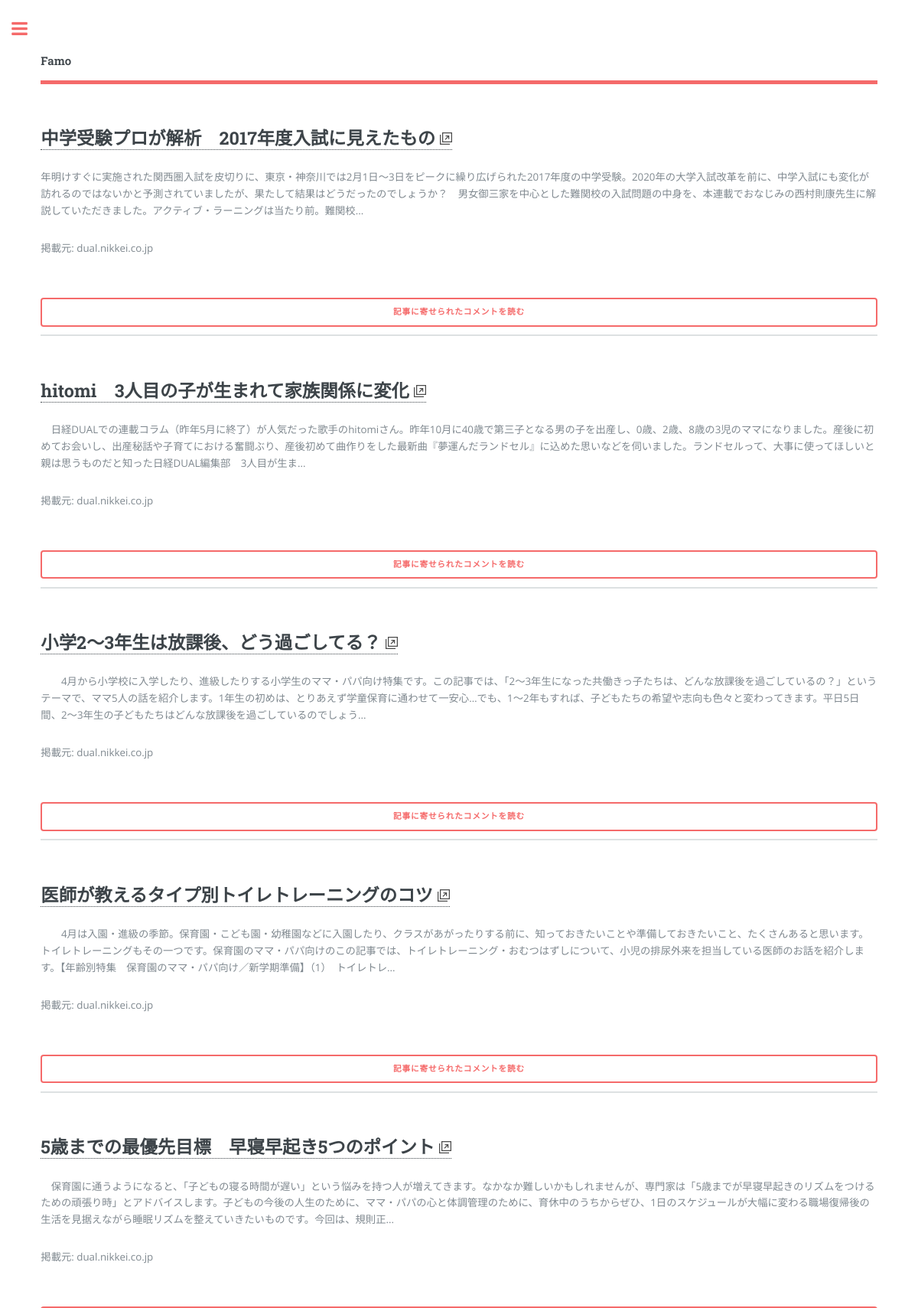
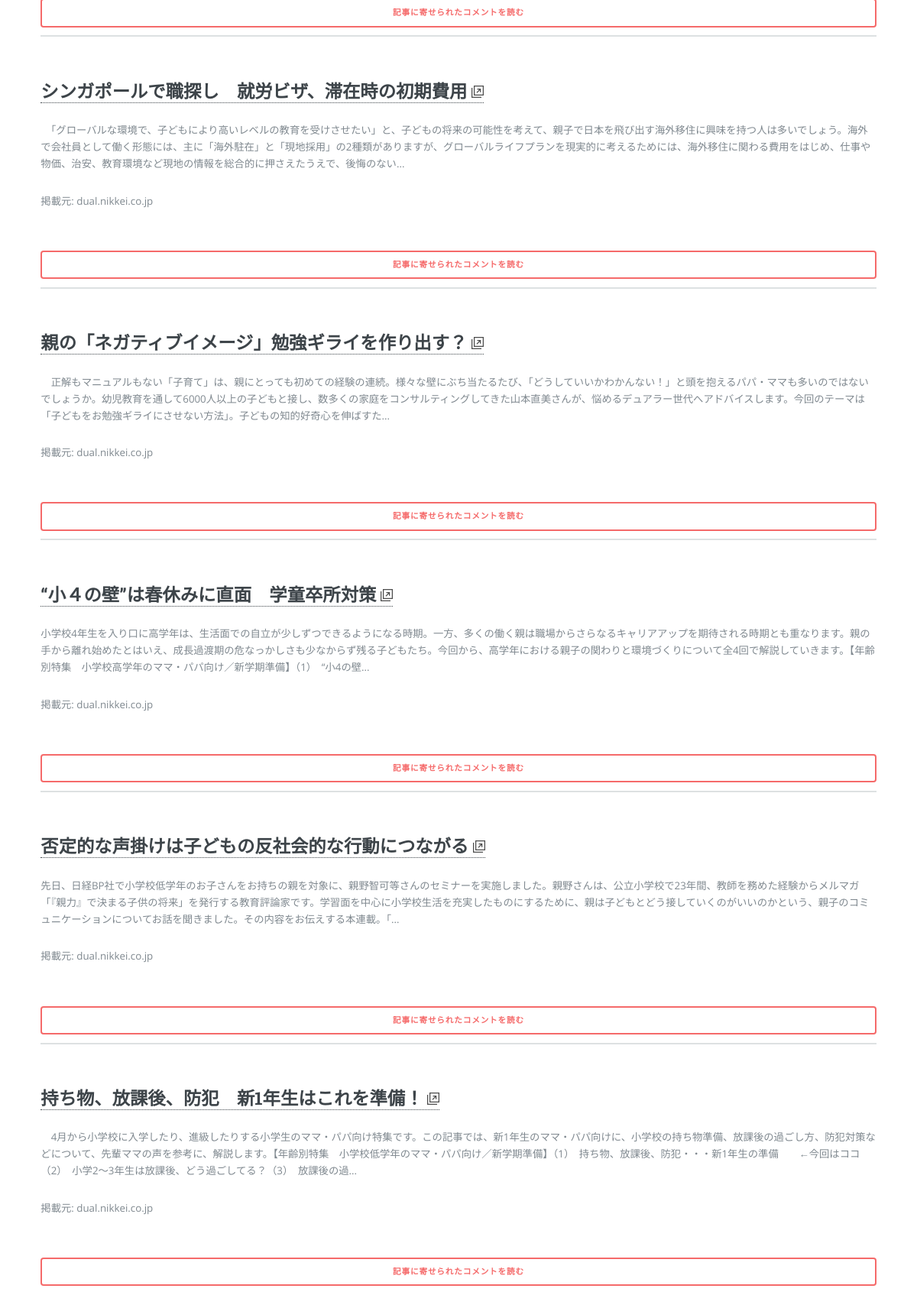
The page /articles/popular/ on the database its author committed (2 pictures, top to bottom).
### articles/models.py (models this page shows, shortened)
class Article(models.Model):
    def get_domain(self):
        return self.url.split('/')[0]
    title = models.CharField(default='', max_length=100)
    url = models.URLField(default='')
    preface = models.CharField(default='', max_length=300)
    img_url = models.URLField(null=True)
    hits = models.IntegerField(default=0)
    registered_date = models.DateTimeField(auto_now=True)

### articles/views.py (the view)
def popular(request):
    return render(request, 'articles/popular.html')

### articles/templatetags/articles_extras.py (called while the page is built)
@register.filter
def popular_articles(self, num, category=None):
    if category:
        return Article.objects.order_by('hits')[:num] # filter by categories.
    else:
        return Article.objects.order_by('hits')[:num]

@register.filter
def complete_url(url):
    return ''.join(['http://', url])

@register.inclusion_tag('articles/article_node.html')
def article_node(article):
    return {'article': article}

@register.inclusion_tag('articles/article_detail_button.html')
def article_detail_button(article):
    return {'article': article}

### commons/templatetags/commons_extras.py (called while the page is built)
@register.filter
def get_categories(num=30):
    return Category.objects.order_by('name')[:num]

@register.inclusion_tag('commons/search_form.html')
def search_form():
    search_form = SearchForm(prefix='search')
    return {'search_form': search_form}

### counsel/models.py (called while the page is built)
    def __str__(self):
        return self.name

### articles/templates/articles/popular.html
{% extends 'commons/base.html' %}
{% load articles_extras %}
{% block content %}
  {% for article in ''|popular_articles:10 %}
    {% article_node article %}
    {% article_detail_button article %}
  {% endfor %}
{% endblock content %}

### articles/templates/articles/article_node.html
{% load static %}
{% load articles_extras %}
<section id="article_{{ article.id }}">
  <h2><a href="{{ article.url|complete_url }}" target="_blank">{{ article.title }} <img src="{% static 'commons/images/external_link.png' %}"></a></h2>
  <p>{{ article.preface }}<p>
  <p>掲載元: {{ article.get_domain }}</p>
</section>

### articles/templates/articles/article_detail_button.html
{% load articles_extras %}
<a href="{% url 'articles:detail' article.id %}" class="button fit">記事に寄せられたコメントを読む</a>

### commons/static/commons/assets/css/main.css (style rules this page uses)
html, body, div, span, applet, object, iframe, h1, h2, h3, h4, h5, h6, p, blockquote, pre, a, abbr, acronym, address, big, cite, code, del, dfn, em, img, ins, kbd, q, s, samp, small, strike, strong, sub, sup, tt, var, b, u, i, center, dl, dt, dd, ol, ul, li, fieldset, form, label, legend, table, caption, tbody, tfoot, thead, tr, th, td, article, aside, canvas, details, embed, figure, figcaption, footer, header, hgroup, menu, nav, output, ruby, section, summary, time, mark, audio, video { margin: 0; padding: 0; border: 0; font-size: 100%; font: inherit; vertical-align: baseline; }
article, aside, details, figcaption, figure, footer, header, hgroup, menu, nav, section { display: block; }
body { line-height: 1; }
body { -webkit-text-size-adjust: none; }
*, *:before, *:after { -moz-box-sizing: border-box; -webkit-box-sizing: border-box; box-sizing: border-box; }
body { -ms-overflow-style: scrollbar; }
body { background: #ffffff; }
body, input, select, textarea { color: #7f888f; font-family: "Open Sans", sans-serif; font-size: 13pt; font-weight: 400; line-height: 1.65; }
@media screen and (max-width: 1680px) { body, input, select, textarea { font-size: 11pt; } }
@media screen and (max-width: 1280px) { body, input, select, textarea { font-size: 10pt; } }
a { -moz-transition: color 0.2s ease-in-out, border-bottom-color 0.2s ease-in-out; -webkit-transition: color 0.2s ease-in-out, border-bottom-color 0.2s ease-in-out; -ms-transition: color 0.2s ease-in-out, border-bottom-color 0.2s ease-in-out; transition: color 0.2s ease-in-out, border-bottom-color 0.2s ease-in-out; border-bottom: dotted 1px; color: #f56a6a; text-decoration: none; }
p { margin: 0 0 2em 0; }
h1, h2, h3, h4, h5, h6 { color: #3d4449; font-family: "Roboto Slab", serif; font-weight: 700; line-height: 1.5; margin: 0 0 1em 0; }
h1 a, h2 a, h3 a, h4 a, h5 a, h6 a { color: inherit; text-decoration: none; }
h2 { font-size: 1.75em; }
input[type="submit"], input[type="reset"], input[type="button"], button, .button { -moz-appearance: none; -webkit-appearance: none; -ms-appearance: none; appearance: none; -moz-transition: background-color 0.2s ease-in-out, color 0.2s ease-in-out; -webkit-transition: background-color 0.2s ease-in-out, color 0.2s ease-in-out; -ms-transition: background-color 0.2s ease-in-out, color 0.2s ease-in-out; transition: background-color 0.2s ease-in-out, color 0.2s ease-in-out; background-color: transparent; border-radius: 0.375em; border: 0; box-shadow: inset 0 0 0 2px #f56a6a; color: #f56a6a !important; cursor: pointer; display: inline-block; font-family: "Roboto Slab", serif; font-size: 0.8em; font-weight: 700; height: 3.5em; letter-spacing: 0.075em; line-height: 3.5em; padding: 0 2.25em; text-align: center; text-decoration: none; text-transform: uppercase; white-space: nowrap; }
input[type="submit"].fit, input[type="reset"].fit, input[type="button"].fit, button.fit, .button.fit { display: block; margin: 0 0 1em 0; width: 100%; }
#main > .inner > section { padding: 6em 0 4em 0 ; border-top: solid 2px rgba(210, 215, 217, 0.75); }
#main > .inner > section:first-of-type { border-top: 0 !important; }
@media screen and (max-width: 1680px) { #main > .inner > section { padding: 5em 0 3em 0 ; } }
@media screen and (max-width: 1280px) { #main > .inner > section { padding: 4em 0 2em 0 ; } }

### rows shown on the page
Article: title "中学受験プロが解析 2017年度入試に見えたもの", preface "年明けすぐに実施された関西圏入試を皮切りに、東京・神奈川では2月1日～3日をピークに繰り広げられた2017年度の中学受験。2020年の大学入試改革を前に、中学入試にも変化が訪れるのではないかと予測されていましたが、果たして結果はどうだったのでしょうか？ 男女御三家を中心とした難関校の入試問題の中身を、本連載でおなじみの西村則康先生に解説していただきました。アクティブ・ラーニングは当たり前。難関校...", get_domain "dual.nikkei.co.jp"
Article: title "hitomi 3人目の子が生まれて家族関係に変化", preface "日経DUALでの連載コラム（昨年5月に終了）が人気だった歌手のhitomiさん。昨年10月に40歳で第三子となる男の子を出産し、0歳、2歳、8歳の3児のママになりました。産後に初めてお会いし、出産秘話や子育てにおける奮闘ぶり、産後初めて曲作りをした最新曲『夢運んだランドセル』に込めた思いなどを伺いました。ランドセルって、大事に使ってほしいと親は思うものだと知った日経DUAL編集部 3人目が生ま...", get_domain "dual.nikkei.co.jp"
Article: title "小学2～3年生は放課後、どう過ごしてる？", preface "4月から小学校に入学したり、進級したりする小学生のママ・パパ向け特集です。この記事では、「2～3年生になった共働きっ子たちは、どんな放課後を過ごしているの？」というテーマで、ママ5人の話を紹介します。1年生の初めは、とりあえず学童保育に通わせて一安心…でも、1～2年もすれば、子どもたちの希望や志向も色々と変わってきます。平日5日間、2～3年生の子どもたちはどんな放課後を過ごしているのでしょう...", get_domain "dual.nikkei.co.jp"
Article: title "医師が教えるタイプ別トイレトレーニングのコツ", preface "4月は入園・進級の季節。保育園・こども園・幼稚園などに入園したり、クラスがあがったりする前に、知っておきたいことや準備しておきたいこと、たくさんあると思います。トイレトレーニングもその一つです。保育園のママ・パパ向けのこの記事では、トイレトレーニング・おむつはずしについて、小児の排尿外来を担当している医師のお話を紹介します。【年齢別特集 保育園のママ・パパ向け／新学期準備】（1） トイレトレ...", get_domain "dual.nikkei.co.jp"
Article: title "5歳までの最優先目標 早寝早起き5つのポイント", preface "保育園に通うようになると、「子どもの寝る時間が遅い」という悩みを持つ人が増えてきます。なかなか難しいかもしれませんが、専門家は「5歳までが早寝早起きのリズムをつけるための頑張り時」とアドバイスします。子どもの今後の人生のために、ママ・パパの心と体調管理のために、育休中のうちからぜひ、1日のスケジュールが大幅に変わる職場復帰後の生活を見据えながら睡眠リズムを整えていきたいものです。今回は、規則正...", get_domain "dual.nikkei.co.jp"
Article: title "シンガポールで職探し 就労ビザ、滞在時の初期費用", preface "「グローバルな環境で、子どもにより高いレベルの教育を受けさせたい」と、子どもの将来の可能性を考えて、親子で日本を飛び出す海外移住に興味を持つ人は多いでしょう。海外で会社員として働く形態には、主に「海外駐在」と「現地採用」の2種類がありますが、グローバルライフプランを現実的に考えるためには、海外移住に関わる費用をはじめ、仕事や物価、治安、教育環境など現地の情報を総合的に押さえたうえで、後悔のない...", get_domain "dual.nikkei.co.jp"
Article: title "親の「ネガティブイメージ」勉強ギライを作り出す？", preface "正解もマニュアルもない「子育て」は、親にとっても初めての経験の連続。様々な壁にぶち当たるたび、「どうしていいかわかんない！」と頭を抱えるパパ・ママも多いのではないでしょうか。幼児教育を通して6000人以上の子どもと接し、数多くの家庭をコンサルティングしてきた山本直美さんが、悩めるデュアラー世代へアドバイスします。今回のテーマは「子どもをお勉強ギライにさせない方法」。子どもの知的好奇心を伸ばすた...", get_domain "dual.nikkei.co.jp"
Article: title "“小４の壁”は春休みに直面 学童卒所対策", preface "小学校4年生を入り口に高学年は、生活面での自立が少しずつできるようになる時期。一方、多くの働く親は職場からさらなるキャリアアップを期待される時期とも重なります。親の手から離れ始めたとはいえ、成長過渡期の危なっかしさも少なからず残る子どもたち。今回から、高学年における親子の関わりと環境づくりについて全4回で解説していきます。【年齢別特集 小学校高学年のママ・パパ向け／新学期準備】（1） “小4の壁...", get_domain "dual.nikkei.co.jp"
Article: title "否定的な声掛けは子どもの反社会的な行動につながる", preface "先日、日経BP社で小学校低学年のお子さんをお持ちの親を対象に、親野智可等さんのセミナーを実施しました。親野さんは、公立小学校で23年間、教師を務めた経験からメルマガ「『親力』で決まる子供の将来」を発行する教育評論家です。学習面を中心に小学校生活を充実したものにするために、親は子どもとどう接していくのがいいのかという、親子のコミュニケーションについてお話を聞きました。その内容をお伝えする本連載。「...", get_domain "dual.nikkei.co.jp"
Article: title "持ち物、放課後、防犯 新1年生はこれを準備！", preface "4月から小学校に入学したり、進級したりする小学生のママ・パパ向け特集です。この記事では、新1年生のママ・パパ向けに、小学校の持ち物準備、放課後の過ごし方、防犯対策などについて、先輩ママの声を参考に、解説します。【年齢別特集 小学校低学年のママ・パパ向け／新学期準備】（1） 持ち物、放課後、防犯・・・新1年生の準備 ←今回はココ（2） 小学2～3年生は放課後、どう過ごしてる？（3） 放課後の過...", get_domain "dual.nikkei.co.jp"
